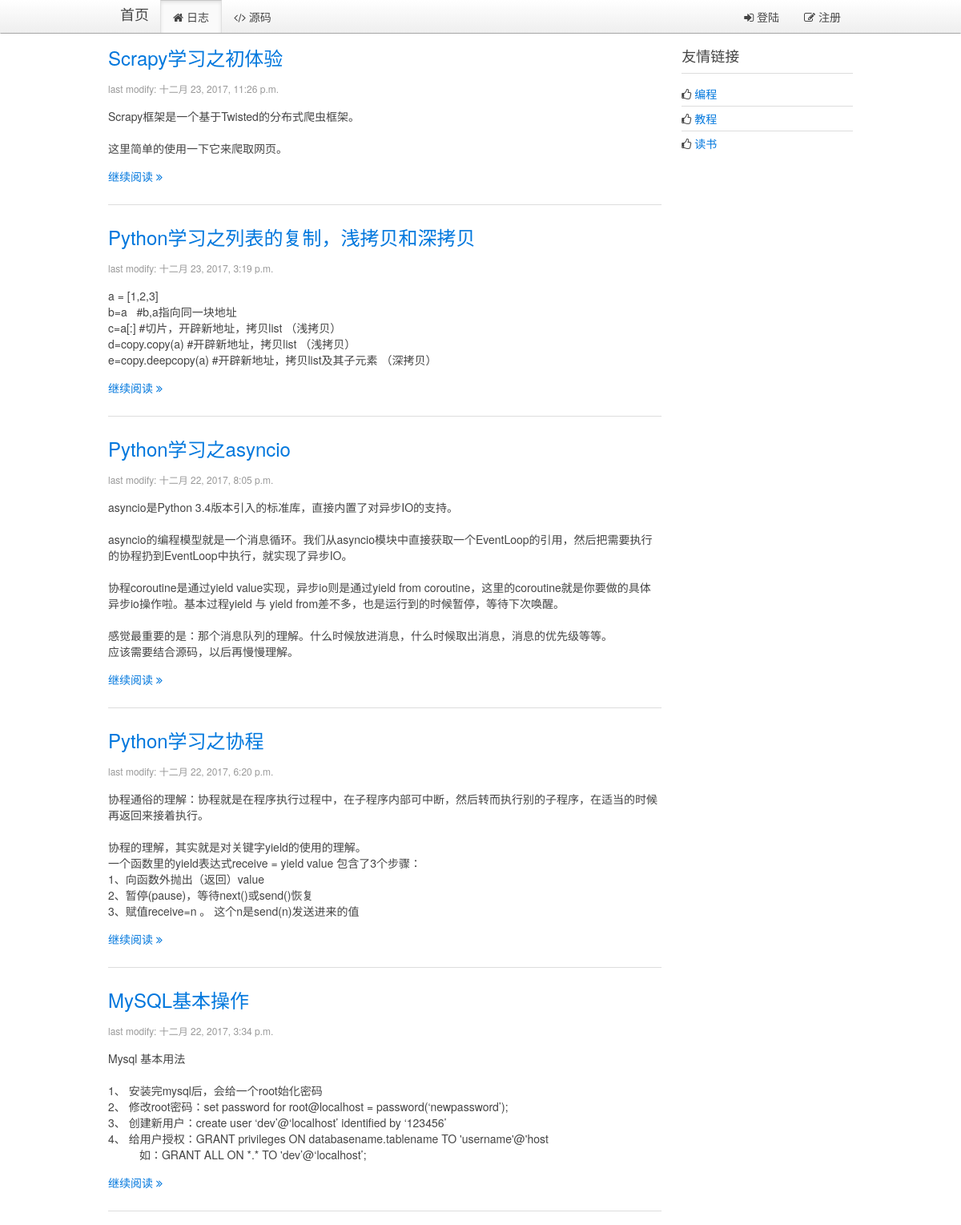
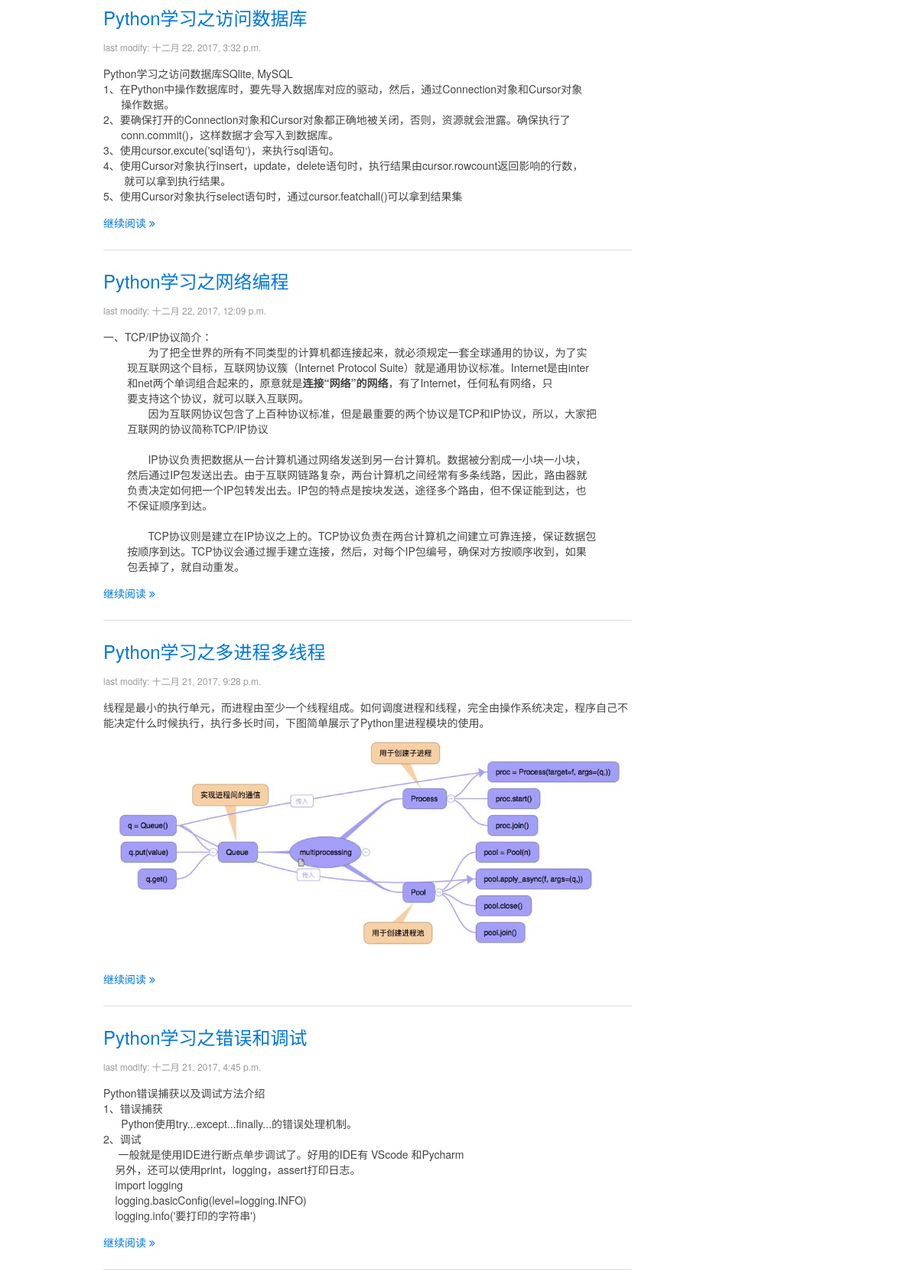
/?p=4 (upper part), run on the app's committed database (2 pictures, top to bottom).
### blog/models.py (models this page shows, shortened)
class Blog(models.Model):
    title = models.CharField(max_length=32, default="Title")
    content = models.TextField(null=True)
    summary = models.TextField(null=True)
    create_time = models.DateTimeField(null=True)

### blog/views.py (the view)
# urls.py: url(r'^$',views.blogs, name="index"),
def index(request):
    userinfo = ""
    account = request.COOKIES.get("account","")
    if account:
        userinfo = models.User.objects.filter(account=account)
        if userinfo:
            userinfo = userinfo[0]
    page = int(request.GET.get("p", "1"))
    first = (page - 1)*10
    end = first + 10
    blogs = models.Blog.objects.all()
    blogs = blogs[::-1]
    total_nums = len(blogs)
    if (total_nums % 10) > 0:
        page_nums = int(total_nums/10) + 1
    else:
        page_nums = int(total_nums/10)
    page_nums = range(0, page_nums)
    blogs = blogs[first:end]
    page = page - 1
    return render(request, "blog/index.html", {"blogs": blogs, "page":page, "page_nums":page_nums, "userinfo":userinfo})

### blog/templatetags/myfilter.py (called while the page is built)
@register.filter
def replaceTags(content):  #这里应该需要继续研究下，有时候需要空格，而不是&nbsp;
    content = content.replace("  ", "&nbsp;&nbsp;")  # 预处理空格
    content = content.replace("\n", "<br/>")  # 预处理换行
    return content

### blog/templates/blog/index.html (shortened to what this page needs)
{% extends '__base__.html' %}
{% load myfilter %}
{% block content %}
    <div class="uk-width-medium-3-4">
    {% for blog in blogs %}
        <article class="uk-article">
            <h2><a href="/blog/page/{{ blog.id }}">{{ blog.title }}</a></h2>
            <p class="uk-article-meta">last modify: {{ blog.create_time }}</p>
            <p>{% autoescape off %}{{ blog.summary | replaceTags }}{% endautoescape %}</p>
            <p><a href="/blog/page/{{ blog.id }}">继续阅读 <i class="uk-icon-angle-double-right"></i></a></p>
        </article>
        <hr class="uk-article-divider">
    {% endfor %}
    </div>
    <div class="uk-width-medium-1-4">
        <div class="uk-panel uk-panel-header">
            <h3 class="uk-panel-title">友情链接</h3>
            <ul class="uk-list uk-list-line">
                <li><i class="uk-icon-thumbs-o-up"></i> <a target="_blank" href="https://github.com/cabbageGG">编程</a></li>
                <li><i class="uk-icon-thumbs-o-up"></i> <a target="_blank" href="https://www.liaoxuefeng.com/">教程</a></li>
                <li><i class="uk-icon-thumbs-o-up"></i> <a target="_blank" href="http://blog.jobbole.com/all-posts/">读书</a></li>
            </ul>
        </div>
    </div>
{% endblock %}

### data on the page
Blog: title "Scrapy学习之初体验", create_time "十二月 23, 2017, 11:26 p.m.", summary "Scrapy框架是一个基于Twisted的分布式爬虫框架。 这里简单的使用一下它来爬取网页。"
Blog: title "Python学习之列表的复制，浅拷贝和深拷贝", create_time "十二月 23, 2017, 3:19 p.m.", summary "a = [1,2,3] b=a #b,a指向同一块地址 c=a[:] #切片，开辟新地址，拷贝list （浅拷贝） d=copy.copy(a) #开辟新地址，拷贝list （浅拷贝） e=copy.deepcopy(a) #开辟新地址，拷贝list及其子元素 （深拷贝）"
Blog: title "Python学习之asyncio", create_time "十二月 22, 2017, 8:05 p.m.", summary "asyncio是Python 3.4版本引入的标准库，直接内置了对异步IO的支持。 asyncio的编程模型就是一个消息循环。我们从asyncio模块中直接获取一个EventLoop的引用，然后把需要执行的协程扔到EventLoop中执行，就实现了异步IO。 协程coroutine是通过yield value实现，异步io则是通过yield from coroutine，这里的coroutine就是你要做的具体异步io操作啦。基本过程yield 与 yield from差不多，也是运行到的时候暂停，等待下次唤醒。 感觉最重要的是：那个消息队列的理解。什么时候放进消息，什么时候取出消息，消息的优先级等等。 应该需要结合源码，以后再慢慢理解。"
Blog: title "Python学习之协程", create_time "十二月 22, 2017, 6:20 p.m.", summary "协程通俗的理解：协程就是在程序执行过程中，在子程序内部可中断，然后转而执行别的子程序，在适当的时候再返回来接着执行。 协程的理解，其实就是对关键字yield的使用的理解。 一个函数里的yield表达式receive = yield value 包含了3个步骤： 1、向函数外抛出（返回）value 2、暂停(pause)，等待next()或send()恢复 3、赋值receive=n 。 这个n是send(n)发送进来的值"
Blog: title "MySQL基本操作", create_time "十二月 22, 2017, 3:34 p.m.", summary "Mysql 基本用法 1、 安装完mysql后，会给一个root始化密码 2、 修改root密码：set password for root@localhost = password(‘newpassword’); 3、 创建新用户：create user ‘dev’@‘localhost’ identified by ‘123456’ 4、 给用户授权：GRANT privileges ON databasename.tablename TO 'username'@'host 如：GRANT ALL ON *.* TO 'dev’@‘localhost’;"
Blog: title "Python学习之访问数据库", create_time "十二月 22, 2017, 3:32 p.m.", summary "Python学习之访问数据库SQlite, MySQL 1、在Python中操作数据库时，要先导入数据库对应的驱动，然后，通过Connection对象和Cursor对象 操作数据。 2、要确保打开的Connection对象和Cursor对象都正确地被关闭，否则，资源就会泄露。确保执行了 conn.commit()，这样数据才会写入到数据库。 3、使用cursor.excute('sql语句‘)，来执行sql语句。 4、使用Cursor对象执行insert，update，delete语句时，执行结果由cursor.rowcount返回影响的行数， 就可以拿到执行结果。 5、使用Cursor对象执行select语句时，通过cursor.featchall()可以拿到结果集"
Blog: title "Python学习之网络编程", create_time "十二月 22, 2017, 12:09 p.m.", summary "一、TCP/IP协议简介： 为了把全世界的所有不同类型的计算机都连接起来，就必须规定一套全球通用的协议，为了实 现互联网这个目标，互联网协议簇（Internet Protocol Suite）就是通用协议标准。Internet是由inter 和net两个单词组合起来的，原意就是 连接“网络”的网络 ，有了Internet，任何私有网络，只 要支持这个协议，就可以联入互联网。 因为互联网协议包含了上百种协议标准，但是最重要的两个协议是TCP和IP协议，所以，大家把 互联网的协议简称TCP/IP协议 IP协议负责把数据从一台计算机通过网络发送到另一台计算机。数据被分割成一小块一小块， 然后通过IP包发送出去。由于互联网链路复杂，两台计算机之间经常有多条线路，因此，路由器就 负责决定如何把一个IP包转发出去。IP包的特点是按块发送，途径多个路由，但不保证能到达，也 不保证顺序到达。 TCP协议则是建立在IP协议之上的。TCP协议负责在两台计算机之间建立可靠连接，保证数据包 按顺序到达。TCP协议会通过握手建立连接，然后，对每个IP包编号，确保对方按顺序收到，如果 包丢掉了，就自动重发。"
Blog: title "Python学习之多进程多线程", create_time "十二月 21, 2017, 9:28 p.m.", summary "线程是最小的执行单元，而进程由至少一个线程组成。如何调度进程和线程，完全由操作系统决定，程序自己不能决定什么时候执行，执行多长时间，下图简单展示了Python里进程模块的使用。", summary (picture)
Blog: title "Python学习之错误和调试", create_time "十二月 21, 2017, 4:45 p.m.", summary "Python错误捕获以及调试方法介绍 1、错误捕获 Python使用try...except...finally...的错误处理机制。 2、调试 一般就是使用IDE进行断点单步调试了。好用的IDE有 VScode 和Pycharm 另外，还可以使用print，logging，assert打印日志。 import logging logging.basicConfig(level=logging.INFO) logging.info('要打印的字符串')"
